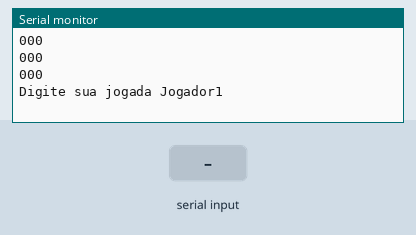
Simulated run of this sketch. Board: Arduino Uno, built with avr-gcc and run on an emulated ATmega328P. On the bench: the last lines printed to the serial monitor. The test bench sets the inputs (shaded band).

Above: at 1.2 s.
1.3 s: "90,45\n" received over Serial
At 3.3 s:
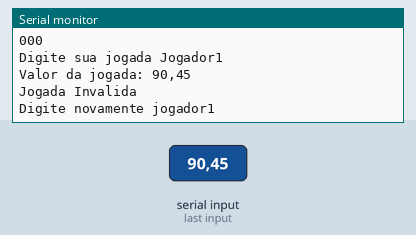
3.8 s: "1\n" received over Serial
At 5.3 s:
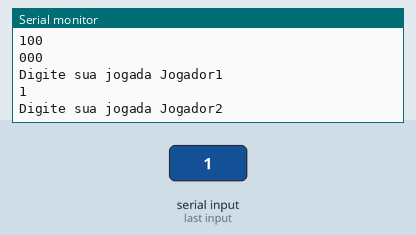
6.2 s: "1,90,45\n" received over Serial
At 8.3 s:
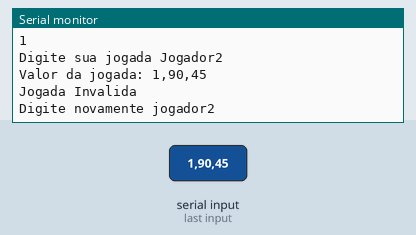
8.7 s: "1\n" received over Serial
At 10.1 s:
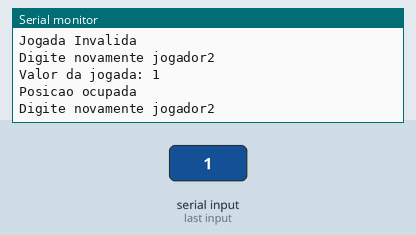
Timing chart, 0 to 11.7 s (numbered marks = the images above; inputs shaded):
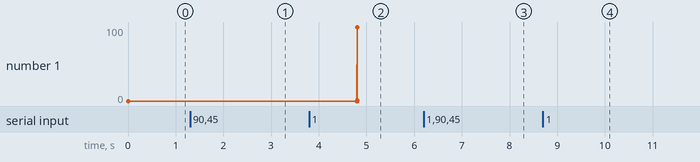

The sketch:

jogo_da_velha.ino
```cpp
// Declaração de todas as variaveis
int tabuleiro[3][3];
int linha;
int coluna;
int diagonal;
int velha = 1;
int jogadordavez = 1;
bool HaVencedor = false;
// Estabelecer as Strings
String jogador1 = "Jogador 1";
String jogador2 = "Jogador 2";
String jogada;

// Função para zerar o tabuleiro, as variaveis e reiniciar.
int zerarJogo(int tabuleiro[3][3]) {
  HaVencedor = false;
  velha = 1;
  jogadordavez = 1;
  for (int linha = 0; linha < 3; linha++) {
    for (int coluna = 0; coluna < 3; coluna++) {
      tabuleiro[linha][coluna] = 0;
    }
  }
}
// Função que imprime o tabuleiro na Serial.
int imprimirTabuleiro(int tabuleiro[3][3]) {

  for (int linha = 0; linha <= 2; linha++) {
    if (linha == 1 || linha == 2) {
      Serial.println("");
    }
    for (int coluna = 0; coluna <= 2; coluna++) {
      Serial.print(tabuleiro[linha][coluna]);
    }
  }
// Imprime a mensagem para o jogador digitar sua jogada e declara o jogador que vai jogar.
  Serial.println("");
  Serial.print("Digite sua jogada Jogador");
  Serial.println(jogadordavez);
}

void setup() {
  // Velocidade da passagem dos dados da porta Serial.
  Serial.begin(115200);
  // Chamada da função para zerar as variaveis.
  zerarJogo(tabuleiro);
// Chamada da função para imprimir o tabuleiro na Serial
  imprimirTabuleiro(tabuleiro);
}
// Entrada no loop e inicio do jogo
void loop() {

  do {

    while (!Serial.available()) // verifica se há algo a ser lido na Serial.available.
      ;

    String entrada = Serial.readString(); // lê o valor que o jogador digita na Serial
    Serial.print("Valor da jogada: "); // imprime o valor digitado pelo jogador
    Serial.println(entrada);

     //Função que vai pegar uma parte da entrada(substring).
    linha = entrada.substring(0, 1).toInt();
    coluna = entrada.substring(2, 3).toInt();


    if (linha >= 0 && linha <= 2 && coluna >= 0 && coluna <= 2) {
      if (tabuleiro[linha][coluna] == 0) {
        tabuleiro[linha][coluna] = jogadordavez;

        imprimirTabuleiro(tabuleiro); // Imprime tabuleiro na Serial.

        // Ifs que verificam ganhador em Linha, Coluna e Diagonal.
        if (tabuleiro[0][0] == jogadordavez && tabuleiro[0][1] == jogadordavez && tabuleiro[0][2] == jogadordavez || tabuleiro[1][0] == jogadordavez && tabuleiro[1][1] == jogadordavez && tabuleiro[1][2] == jogadordavez || tabuleiro[2][0] == jogadordavez && tabuleiro[2][1] == jogadordavez && tabuleiro[2][2] == jogadordavez) {
          HaVencedor = true;
        } else if (tabuleiro[0][0] == jogadordavez && tabuleiro[1][0] == jogadordavez && tabuleiro[2][0] == jogadordavez || tabuleiro[0][1] == jogadordavez && tabuleiro[1][1] == jogadordavez && tabuleiro[2][1] == jogadordavez || tabuleiro[0][2] == jogadordavez && tabuleiro[1][2] == jogadordavez && tabuleiro[2][2] == jogadordavez) {
          HaVencedor = true;
        } else if (tabuleiro[0][0] == jogadordavez && tabuleiro[1][1] == jogadordavez && tabuleiro[2][2] == jogadordavez || tabuleiro[0][2] == jogadordavez && tabuleiro[1][1] == jogadordavez && tabuleiro[2][0] == jogadordavez) {
          HaVencedor = true;
        } else {

          // If para mudança de jogador.
          if (jogadordavez == 1 && HaVencedor == false) {
            jogadordavez = 2;
          } else if (jogadordavez == 2 && HaVencedor == false) {
            jogadordavez = 1;
          }

          // Determina o empate(velha).
          Serial.println(velha);
          velha = velha + 1;

          // Imprime para o outro jogador digitar sua jogada.
          Serial.println("");
          Serial.print("Digite sua jogada Jogador");
          Serial.println(jogadordavez);
        }

       // Else que determina se a posição ja esta ocupada se estiver digite novamente.
      } else {
        Serial.println("Posicao ocupada");
        Serial.print("Digite novamente jogador");
        Serial.println(jogadordavez);
      }

    // Else que determina se a jogada foi valida, se não digitar novamente
    } else {
      Serial.println("Jogada Invalida");
      Serial.print("Digite novamente jogador");
      Serial.println(jogadordavez);
    }
   // função que determina, enquanto não tiver vencedor e nem velha, repita.
  } while (!HaVencedor && velha <= 9);

  // Função que determina o vencedor e imprime qual jogador venceu
  if (HaVencedor) {
    Serial.println("");
    Serial.println("Parabens!!");
    Serial.print("Vencedor, jogador");
    Serial.println(jogadordavez);

    //Após declarar vencedor, zera o tabuleiro e reinicia a partida, imprimimdo o tabuleiro novamente.
    zerarJogo(tabuleiro);
    imprimirTabuleiro(tabuleiro);

    //Se não ha vencedor e for velha, zerar o tabuleiro e reiniciar a partida, imprimindo o tabuleiro novamente.
  } else {
    Serial.println("VELHA");
    zerarJogo(tabuleiro);
    imprimirTabuleiro(tabuleiro);
  }
}
```

Measured:
- after the input at 1.3 s, the serial monitor: prints a new line after 1.0 s (image 1)
- after the input at 3.8 s, the serial monitor: prints a new line after 1.0 s (image 2)
- after the input at 6.2 s, the serial monitor: prints a new line after 1.0 s (image 3)
- after the input at 8.7 s, the serial monitor: prints a new line after 1.0 s (image 4)
